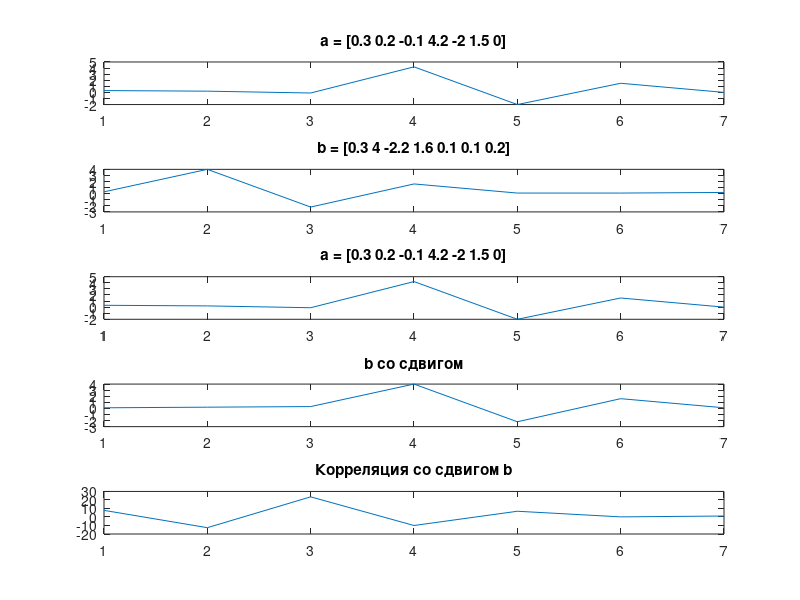

Source code (MATLAB):
t = (0:100-1)/100;
pi = 3.14;

s1 = cos(2 * pi * t * 1);
s2 = cos(2 * pi * t * 5);
s3 = cos(2 * pi * t * 3);
a = 2 * s1 + 4 * s2 + s3;
b = s1 + s2;

corsa = sum(s1.*a);
corsb = sum(s1.*b);
disp("Корреляция a s1")
disp(corsa);
disp("Корреляция b s1")
disp(corsb);

multa = 0;
multb = 0;
mults = 0;
for n = 1:100
    mults = s1(n) * s1(n) + mults;
    multa = a(n) * a(n) + multa;
    multb = b(n) * b(n) + multb;
end
cornormsa = corsa / sqrt(mults * multa);
cornormsb = corsb / sqrt(mults * multb);
disp("Нормализованая корреляция a s1")
disp(cornormsa);
disp("Нормализованая корреляция b s1")
disp(cornormsb);

a = [0.3 0.2 -0.1 4.2 -2 1.5 0];
b = [0.3 4 -2.2 1.6 0.1 0.1 0.2];
corab = sum(a.*b);
disp("Корреляция a b")
disp(corab);
figure;
subplot(5, 1, 1);
plot(a);
title("a = [0.3 0.2 -0.1 4.2 -2 1.5 0]")
subplot(5, 1, 2);
plot(b);
title("b = [0.3 4 -2.2 1.6 0.1 0.1 0.2]")
maxsdvig = 0;
maxznach = corab;
cormas = zeros(1, length(a));
cormas(1) = corab;
for shift = 2:(length(cormas))
    save1 = b(1);
    b(1) = b(length(b));
    for dvij = 2:length(b)
        save2 = b(dvij);
        b(dvij) = save1;
        save1 = save2;
    end
    corab = sum(a.*b);
    if corab > maxznach
        maxznach = corab;
        maxsdvig = shift - 1;
    end
    cormas(shift) = corab;
end
for i = 0:maxsdvig
    save1 = b(1);
    b(1) = b(length(b));
    for dvij = 2:length(b)
        save2 = b(dvij);
        b(dvij) = save1;
        save1 = save2;
    end
end
disp("Максимальная корреляция");
disp(maxznach);
disp("При сдвиге");
disp(maxsdvig);
subplot(5, 1, 3);
plot(a);
title("a = [0.3 0.2 -0.1 4.2 -2 1.5 0]")
subplot(5, 1, 4);
plot(b);
title("b со сдвигом")
subplot(5, 1, 5);
plot(cormas);
title("Корреляция со сдвигом b")